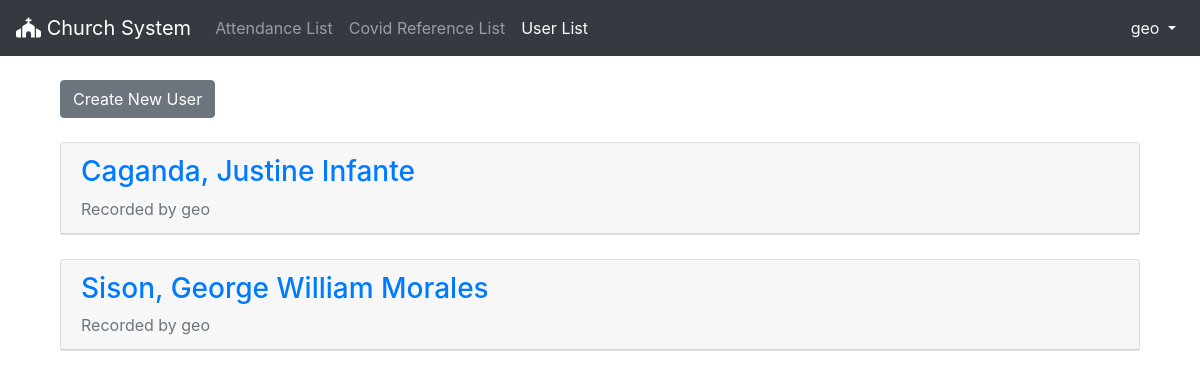
Page /user/ (signed in) on the earlier database version.
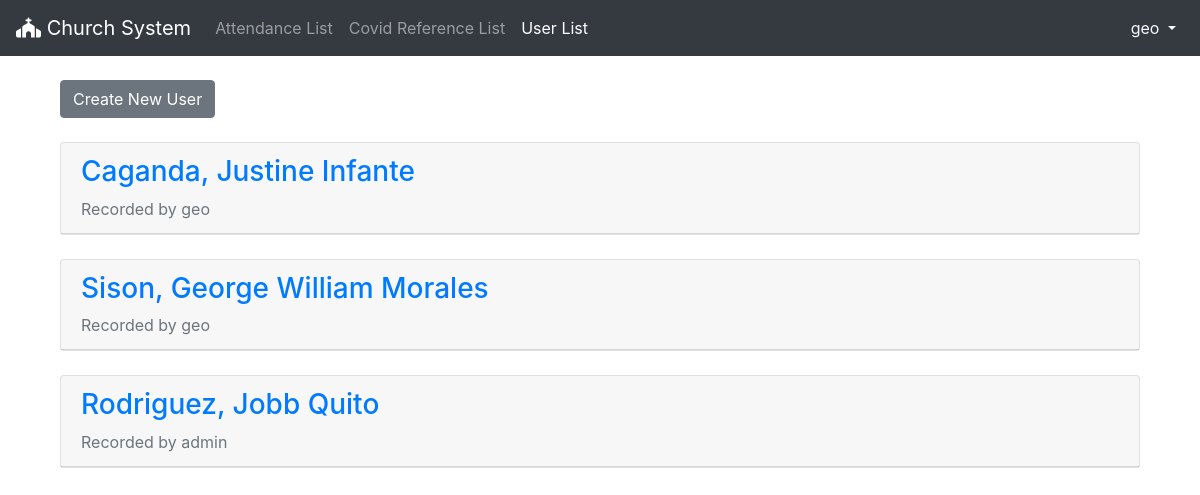
Same page on the later database version.
### user/models.py (models this page shows, shortened)
class User(models.Model):
    class Sex(models.TextChoices):
        MAN = 'M', ('Man')
        WOMAN = 'F', ('Woman')
    first_name = models.CharField(max_length=50)
    middle_name = models.CharField(max_length=50)
    last_name = models.CharField(max_length=50)
    birthdate = models.DateField()
    age = models.IntegerField()
    sex = models.CharField(max_length=1, choices=Sex.choices, null=True)
    profession = models.CharField(max_length=50)
    staff = models.ForeignKey(Staff, on_delete=models.PROTECT)

### staff/models.py (models this page shows)
class Staff(AbstractUser):
    class Sex(models.TextChoices):
        MAN = 'M', ('Man')
        WOMAN = 'F', ('Woman')
    sex = models.CharField('sex', max_length=1, choices=Sex.choices, null=True)
    def __str__(self):
        return f'{self.username}'

### user/views.py (the view)
# urls.py: path('', UserListView.as_view(), name='user_list'),
class UserListView(LoginRequiredMixin, ListView):
    model = User
    template_name = 'user_list.html'
    context_object_name = 'all_user_list'

### templates/user_list.html (shortened to what this page needs)
{% extends 'base.html' %}
{% block navbar %}
    <li class="nav-item">
      <a class="nav-link" href="{% url 'attend_list'%}">Attendance List</a>
    </li>
    <li class="nav-item">
        <a class="nav-link" href="{% url 'ref_list' %}">Covid Reference List</a>
    </li>
    <li class="nav-item">
        <a class="nav-link active" href="{% url 'user_list'%}">User List</a>
    </li>
{% endblock%}
{% block content%}
  <div class="container-fluid mt-4">
      <a href="{% url 'user_new' %}"><button class="btn btn-secondary">Create New User</button></a>
      {% for user in all_user_list %}
        <div class="card mt-4">
            <a style="text-decoration: none;" href="{% url 'user_detail' user.pk %}">
                <div class="card-header">
                    <span class="font-weight-bold d-block"><h3>{{ user.last_name }}, {{ user.first_name}} {{ user.middle_name}}</h3></span>
                    <span class="text-muted">Recorded by {{ user.staff }}</span>
                </div>
            </a>
        </div>
      {% endfor %}
  </div>
{% endblock content%}

Differences in the rows shown:
added User: last_name "Rodriguez", first_name "Jobb", middle_name "Quito", staff "admin"
